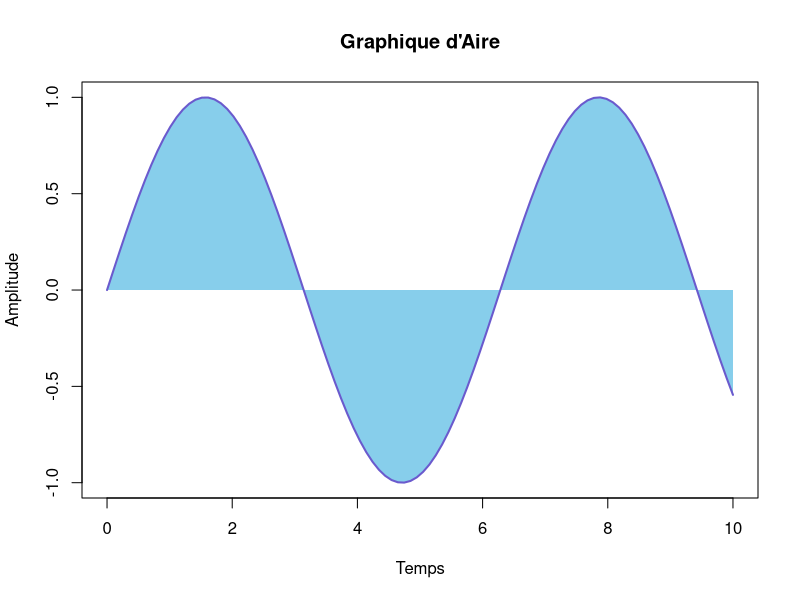

The R source for this figure:
x <- seq(0, 10, length.out = 100)
y <- sin(x)

plot(x, y, type = "n", main = "Graphique d'Aire", xlab = "Temps", ylab = "Amplitude")
polygon(c(x, rev(x)), c(rep(0, length(x)), rev(y)), col = "skyblue", border = NA)
lines(x, y, col = "slateblue", lwd = 2)
